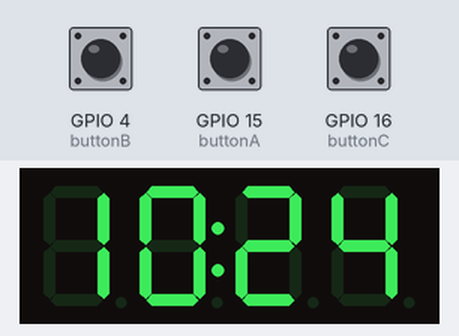
Bench run of a sketch on a simulated ESP32. On the bench: 4-digit seven-segment display. The inputs (shaded band) are chosen by the test bench; at power-on: GPIO 4 (buttonB) HIGH, GPIO 16 (buttonC) HIGH, GPIO 15 (buttonA) HIGH. WiFi joins after 1.5 s; servers stay silent unless stated; the local clock reads 2024-03-15 10:24:30 at power-on unless the sketch sets it; what the sketch prints to the serial monitor is not drawn.

Above: at 2.7 s.
2.8 s: GPIO 4 (buttonB) pulled LOW for 0.15 s
At 4.0 s:
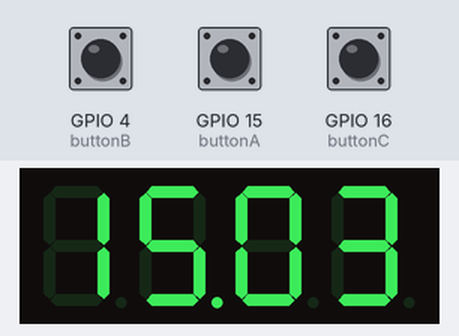
4.4 s: GPIO 16 (buttonC) pulled LOW for 0.15 s
At 4.8 s:
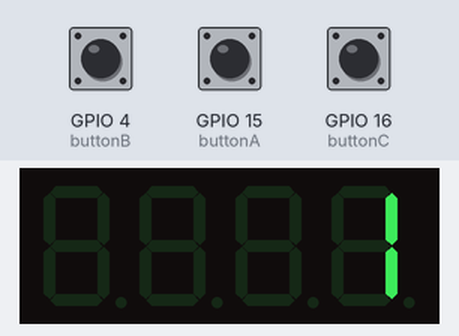
6.4 s: GPIO 15 (buttonA) pulled LOW for 0.15 s
At 7.1 s:
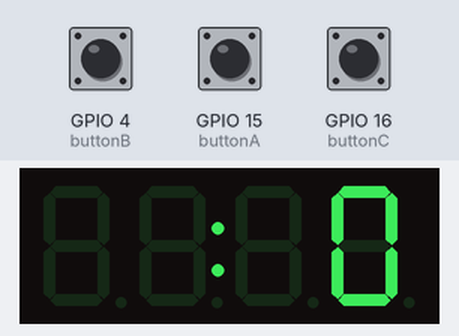
9.4 s: GPIO 4 (buttonB) pulled LOW for 1 s
At 10.2 s:
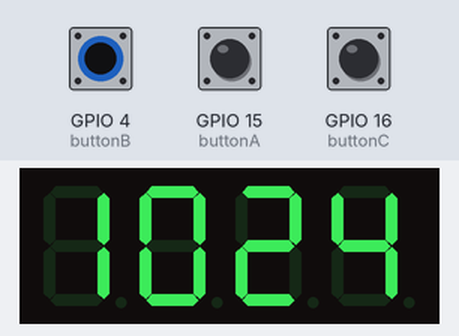
11.9 s: GPIO 16 (buttonC) pulled LOW for 1 s
At 12.3 s:
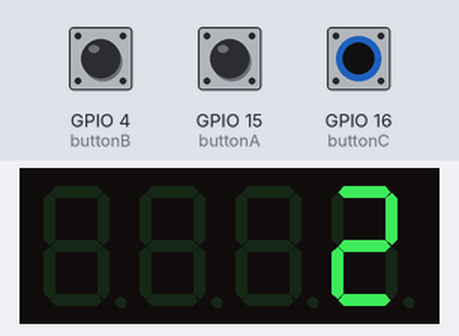
14.4 s: GPIO 15 (buttonA) pulled LOW for 1 s
At 15.5 s:
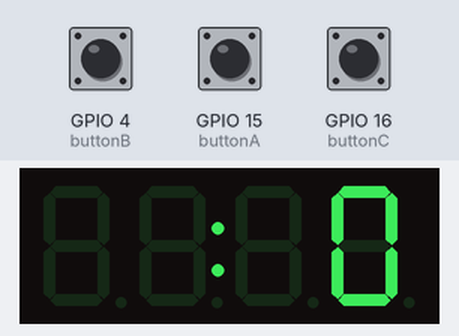
Timing chart, 0 to 17.4 s (numbered marks = the images above; inputs shaded):
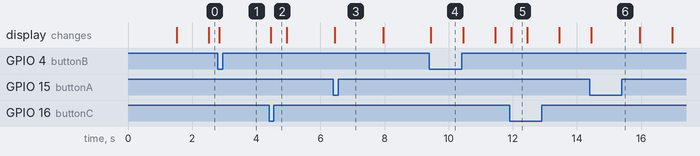

The sketch:

esp32_vk16k33_clock_sketch.ino
```cpp
#include "HT16K33.h"

HT16K33  seg(0x70);
uint32_t start, stop;
uint8_t  ar[4];

//for my esp32 I had to go to File | Preferences, and enter https://dl.espressif.com/dl/package_esp32_index.json in 'Additional Boards Manager URLs'

#include "button.h"

Button buttonA(15);
Button buttonB(4);
Button buttonC(16);

#define TWELVE_HOUR_DISPLAY 1
#define TWENTY_FOUR_HOUR_DISPLAY 2
#define DATE_DISPLAY 3
int currentMode;
int currentBrightness;
int brightnessLabel;

#include <WiFi.h>
#include "time.h"

const char* ssid     = "your_ssid";
const char* password = "your_password";

const char* ntpServer = "pool.ntp.org";
const long  gmtOffset_sec = 0;
const int   daylightOffset_sec = 3600;
void getTimeFromNTPServer() //assumes Serial.begin(115200); has already been called
{
  // Connect to Wi-Fi
  Serial.print("Connecting to ");
  Serial.println(ssid);
  WiFi.begin(ssid, password);

  while (WiFi.status() != WL_CONNECTED)
  {
    delay(500);
    Serial.print(".");

    if (WiFi.status() == WL_NO_SSID_AVAIL)
    {
      Serial.print("No such SSID");
      seg.displayInt(-1);
    }
    else
      seg.displayTime(0, 0, true);
  }
  Serial.println("");
  Serial.println("WiFi connected.");

  // Init and get the time
  configTime(gmtOffset_sec, daylightOffset_sec, ntpServer);
  printLocalTime();

  //disconnect WiFi as it's no longer needed
  WiFi.disconnect(true);
  WiFi.mode(WIFI_OFF);
}

void setup()
{
  Serial.begin(115200);
  seg.begin();

  Wire.setClock(100000);
  seg.displayOn();
  seg.brightness(15);

  currentBrightness = 15;
  brightnessLabel = 4;
  currentMode = TWENTY_FOUR_HOUR_DISPLAY;

  seg.displayTime(0, 0, true);
  getTimeFromNTPServer();
}

void loop()
{
  //process buttons presses
  if (buttonA.checkState() == BUTTON_DOWN)
  {
    // TODO: what mode is this manual setting?
    Serial.println("I am the unused button");
    seg.displayTime(0, 0, true);
    getTimeFromNTPServer();
  }
  else if (buttonB.checkState() == BUTTON_DOWN)
  {
    if (currentMode == TWELVE_HOUR_DISPLAY)
      currentMode = TWENTY_FOUR_HOUR_DISPLAY;
    else if (currentMode == TWENTY_FOUR_HOUR_DISPLAY)
      currentMode = DATE_DISPLAY;
    else if (currentMode == DATE_DISPLAY)
      currentMode = TWELVE_HOUR_DISPLAY;
  }
  else if (buttonC.checkState() == BUTTON_DOWN)
  {
    if (currentBrightness >= 15)
    {
      currentBrightness = 0;
      brightnessLabel = 1;
    }
    else
    {
      currentBrightness+=5;
      brightnessLabel++;
    }

    seg.brightness(currentBrightness);
    seg.displayClear();
    seg.displayColon(0);
    seg.displayInt(brightnessLabel);
    delay(500);
  }

  //process current state
  if (currentMode == TWELVE_HOUR_DISPLAY or currentMode == TWENTY_FOUR_HOUR_DISPLAY)
    TimeUpdateCheck();
  else
    DateUpdate();
}

unsigned long lastUpdateTime = 0;
const int COLON_DELAY = 1000;
bool isColonDisplayed = true;

void TimeUpdateCheck()
{
  if (currentMode == TWELVE_HOUR_DISPLAY)
    seg.displayTime(get_hour()%12, get_min(), isColonDisplayed);
  else
    seg.displayTime(get_hour(), get_min(), isColonDisplayed);

  if ((millis() - lastUpdateTime) > COLON_DELAY)
  {
    lastUpdateTime = millis();
    if (isColonDisplayed)
      isColonDisplayed = false;
    else
      isColonDisplayed = true;
  }
}

void DateUpdate()
{
  seg.displayDate(get_mday(), get_mon());
}

int get_hour()
{
  struct tm timeinfo;
  if(!getLocalTime(&timeinfo))
  {
    Serial.println("Failed to obtain time");
    return 0;
  }

  return timeinfo.tm_hour;
}

int get_min()
{
  struct tm timeinfo;
  if(!getLocalTime(&timeinfo))
  {
    Serial.println("Failed to obtain time");
    return 0;
  }

  return timeinfo.tm_min;
}

int get_mday()
{
  struct tm timeinfo;
  if(!getLocalTime(&timeinfo))
  {
    Serial.println("Failed to obtain time");
    return 0;
  }

  return timeinfo.tm_mday;
}

int get_mon()
{
  struct tm timeinfo;
  if(!getLocalTime(&timeinfo))
  {
    Serial.println("Failed to obtain time");
    return 0;
  }

  return timeinfo.tm_mon + 1; //mon range is 0..11 so add 1
}


void printLocalTime()
{
  struct tm timeinfo;
  if(!getLocalTime(&timeinfo))
  {
    Serial.println("Failed to obtain time");
    return;
  }
  Serial.println(&timeinfo, "%A, %B %d %Y %H:%M:%S");
  Serial.print("Day of week: ");
  Serial.println(&timeinfo, "%A");
  Serial.print("Month: ");
  Serial.println(&timeinfo, "%B");
  Serial.print("Day of Month: ");
  Serial.println(&timeinfo, "%d");
  Serial.print("Year: ");
  Serial.println(&timeinfo, "%Y");
  Serial.print("Hour: ");
  Serial.println(&timeinfo, "%H");
  Serial.print("Hour (12 hour format): ");
  Serial.println(&timeinfo, "%I");
  Serial.print("Minute: ");
  Serial.println(&timeinfo, "%M");
  Serial.print("Second: ");
  Serial.println(&timeinfo, "%S");

  Serial.println("Time variables");
  char timeHour[3];
  strftime(timeHour,3, "%H", &timeinfo);
  Serial.println(timeHour);
  char timeWeekDay[10];
  strftime(timeWeekDay,10, "%A", &timeinfo);
  Serial.println(timeWeekDay);
  Serial.println();
}
```

button.cpp
```cpp
#include "HT16K33.h"
#include "button.h"

const int DEBOUNCE_DELAY = 40;   // the debounce time; increase if the output flickers

Button::Button(int pin)
{
  buttonPin   = pin;
  pinMode(buttonPin, INPUT_PULLUP);

  // Variables will change:
  lastSteadyState = LOW;       // the previous steady state from the input pin
  lastFlickerableState = LOW;  // the previous flickerable state from the input pin
  currentState;                // the current reading from the input pin

  // the following variables are unsigned longs because the time, measured in
  // milliseconds, will quickly become a bigger number than can be stored in an int.
  lastDebounceTime = 0;  // the last time the output pin was toggled
}

int Button::checkState()
{
  // read the state of the switch/button:
  currentState = digitalRead(buttonPin);

  // check to see if you just pressed the button
  // (i.e. the input went from LOW to HIGH), and you've waited long enough
  // since the last press to ignore any noise:

  // If the switch/button changed, due to noise or pressing:
  if (currentState != lastFlickerableState) {
    // reset the debouncing timer
    lastDebounceTime = millis();
    // save the the last flickerable state
    lastFlickerableState = currentState;
  }

  int ret_val = NO_CHANGE;
  if ((millis() - lastDebounceTime) > DEBOUNCE_DELAY) {

    // whatever the reading is at, it's been there for longer than the debounce
    // delay, so take it as the actual current state:

    // if the button state has changed:
    if (lastSteadyState == HIGH && currentState == LOW)
    {
      //The button is pressed
      ret_val = BUTTON_DOWN;
    }
    else if (lastSteadyState == LOW && currentState == HIGH)
    {
      //The button is released
      ret_val = BUTTON_UP;
    }

    // save the the last steady state
    lastSteadyState = currentState;
  }
  return ret_val;
}
```

button.h
```cpp
//#include "action.h"

#define NO_CHANGE 0
#define BUTTON_DOWN 1
#define BUTTON_UP 2

class Button
{
  private:
    int buttonPin;

  public:
    Button(int pin);
    int checkState();
    int currentState;                // the current reading from the input pin
    int lastFlickerableState;
    unsigned long lastDebounceTime;
    int lastSteadyState;
};
```

Measured:
- after the input at 2.8 s, the display: changes at once (image 1)
- after the input at 4.4 s, the display: changes at once (image 2)
- after the input at 6.4 s, the display: changes after 0.05 s (image 3)
- after the input at 9.4 s, the display: first changes at once (image 4 shows a later state)
- after the input at 11.9 s, the display: changes at once (image 5)
- after the input at 14.4 s, the display: changes after 0.05 s (image 6)
- what the display in image 5 shows lasts 0.5 s, from 11.9 s to 12.4 s
